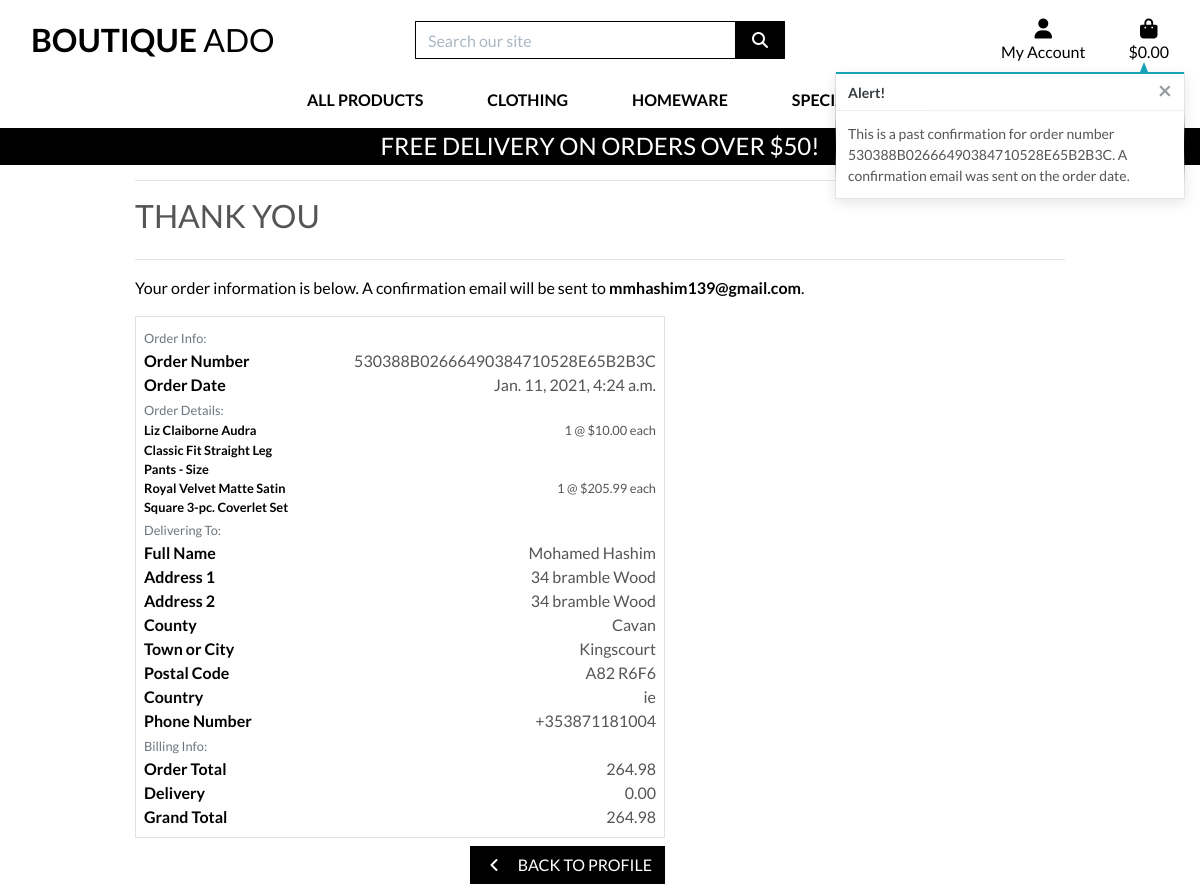
Before: /profile/order_history/530388B02666490384710528E65B2B3C with the older database file.
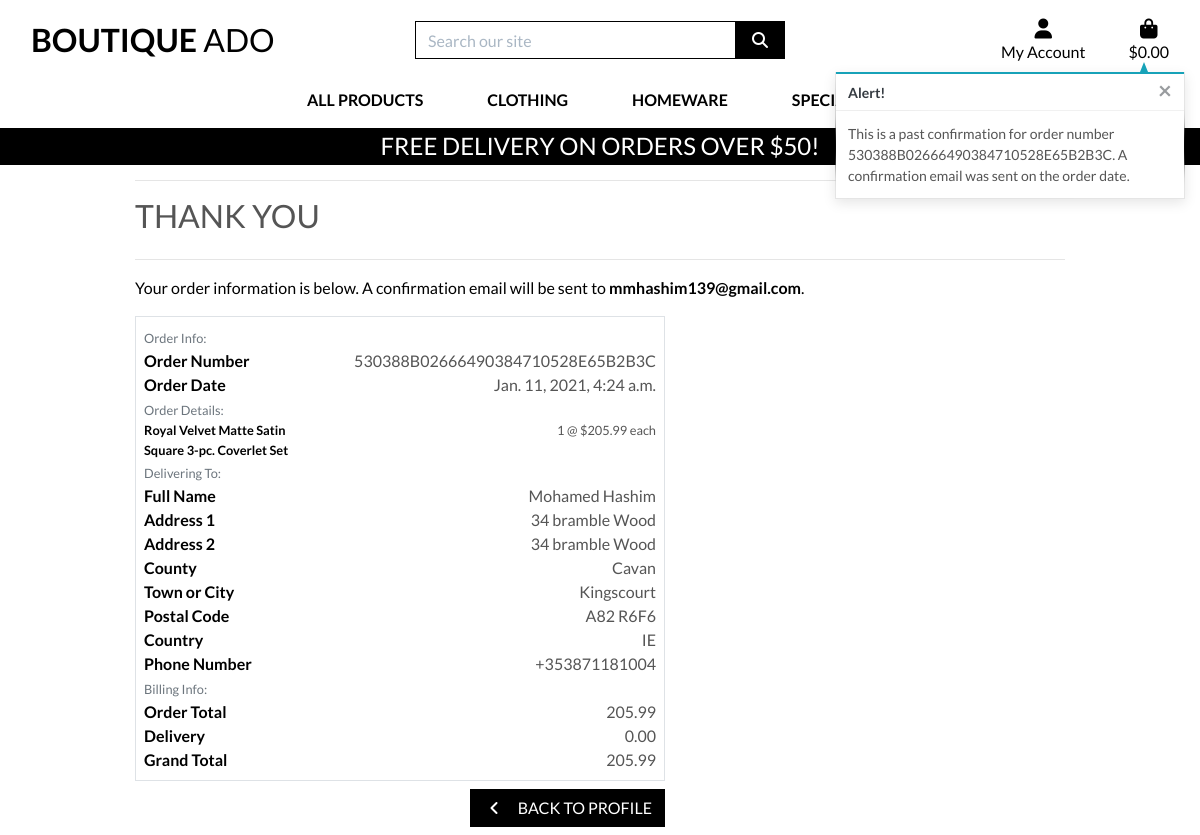
After: the same page with the newer database file.
### checkout/models.py (models this page shows, shortened)
class OrderLineItem(models.Model):
    order = models.ForeignKey(Order, null=False, blank=False, on_delete=models.CASCADE, related_name='lineitems')
    product = models.ForeignKey(Product, null=False, blank=False, on_delete=models.CASCADE)
    product_size = models.CharField(max_length=2, null=True, blank=True) # XS, S, M, L, XL
    quantity = models.IntegerField(null=False, blank=False, default=0)
    lineitem_total = models.DecimalField(max_digits=6, decimal_places=2, null=False, blank=False, editable=False)

class Order(models.Model):
    order_number = models.CharField(max_length=32, null=False, editable=False)
    user_profile = models.ForeignKey(UserProfile, on_delete=models.SET_NULL,
                                     null=True, blank=True, related_name='orders')
    full_name = models.CharField(max_length=50, null=False, blank=False)
    email = models.EmailField(max_length=254, null=False, blank=False)
    phone_number = models.CharField(max_length=20, null=False, blank=False)
    country = CountryField(blank_label='Country *', null=False, blank=False)
    postcode = models.CharField(max_length=20, null=True, blank=True)
    town_or_city = models.CharField(max_length=40, null=False, blank=False)
    street_address1 = models.CharField(max_length=80, null=False, blank=False)
    street_address2 = models.CharField(max_length=80, null=True, blank=True)
    county = models.CharField(max_length=80, null=True, blank=True)
    date = models.DateTimeField(auto_now_add=True)
    delivery_cost = models.DecimalField(max_digits=6, decimal_places=2, null=False, default=0)
    order_total = models.DecimalField(max_digits=10, decimal_places=2, null=False, default=0)
    grand_total = models.DecimalField(max_digits=10, decimal_places=2, null=False, default=0)
    original_bag = models.TextField(null=False, blank=False, default='')
    stripe_pid = models.CharField(max_length=254, null=False, blank=False, default='')

### products/models.py (models this page shows, shortened)
class Product(models.Model):
    category = models.ForeignKey('Category', null=True, blank=True, on_delete=models.SET_NULL)
    sku = models.CharField(max_length=254, null=True, blank=True)
    name = models.CharField(max_length=254)
    description = models.TextField()
    has_sizes = models.BooleanField(default=False, null=True, blank=True)
    price = models.DecimalField(max_digits=6, decimal_places=2)
    rating = models.DecimalField(max_digits=6, decimal_places=2, null=True, blank=True)
    image_url = models.URLField(max_length=1024, null=True, blank=True)
    image = models.ImageField(null=True, blank=True)

### profiles/views.py (the view)
# urls.py: path('order_history/<order_number>', views.order_history, name='order_history'),
def order_history(request, order_number):
    order = get_object_or_404(Order, order_number=order_number)
    messages.info(request, (
        f'This is a past confirmation for order number {order_number}. '
        'A confirmation email was sent on the order date.'
    ))
    template = 'checkout/checkout_success.html'
    context = {
        'order': order,
        'from_profile': True,
    }
    return render(request, template, context)

### bag/contexts.py (called while the page is built, shortened)
def bag_contents(request):
    bag_items = []
    total = 0
    product_count = 0
    bag = request.session.get('bag', {})
    if total < settings.FREE_DELIVERY_THRESHOLD:
        delivery = total * Decimal(settings.STANDARD_DELIVERY_PERCENTAGE / 100)
        free_delivery_delta = settings.FREE_DELIVERY_THRESHOLD - total
    else:
        delivery = 0
        free_delivery_delta = 0
    grand_total = delivery + total
    context = {
        'bag_items': bag_items,
        'total': total,
        'product_count': product_count,
        'delivery': delivery,
        'free_delivery_delta': free_delivery_delta,
        'free_delivery_threshold': settings.FREE_DELIVERY_THRESHOLD,
        'grand_total': grand_total,
    }
    return context

### checkout/templates/checkout/checkout_success.html (shortened to what the changed rows need)
{% extends "base.html" %}
{% load static %}
{% block extra_css %}
    <link rel="stylesheet" href="{% static 'checkout/css/checkout.css' %}">
{% endblock %}
{% block content %}
    <div class="container">
        <div class="row">
            <div class="col">
                <h2 class="logo-font mb-4">Thank You</h2>
                <p class="text-black">Your order information is below. A confirmation email will be sent to <strong>{{ order.email }}</strong>.</p>
            </div>
        </div>
        <div class="row">
            <div class="col-12 col-lg-7">
                <div class="order-confirmation-wrapper p-2 border">
                    <div class="row">
                        <div class="col-12 col-md-8 text-md-right">
                            <p class="mb-0">{{ order.order_number }}</p>
                        </div>
                    </div>
                    <div class="row">
                        <div class="col-12 col-md-8 text-md-right">
                            <p class="mb-0">{{ order.date }}</p>
                        </div>
                    </div>
                    {% for item in order.lineitems.all %}
                    <div class="row">
                        <div class="col-12 col-md-4">
                            <p class="small mb-0 text-black font-weight-bold">
                                {{ item.product.name }}{% if item.product_size %} - Size {{ item.product.size|upper }}{% endif %}
                            </p>
                        </div>
                        <div class="col-12 col-md-8 text-md-right">
                            <p class="small mb-0">{{ item.quantity }} @ ${{ item.product.price }} each</p>
                        </div>
                    </div>
                    {% endfor %}
                    <div class="row">
                        <div class="col-12 col-md-8 text-md-right">
                            <p class="mb-0">{{ order.full_name }}</p>
                        </div>
                    </div>
                    <div class="row">
                        <div class="col-12 col-md-8 text-md-right">
                            <p class="mb-0">{{ order.street_address1 }}</p>
                        </div>
                    </div>
                    {% if order.street_address2 %}
                    <div class="row">
                        <div class="col-12 col-md-4">
                            <p class="mb-0 text-black font-weight-bold">Address 2</p>
                        </div>
                        <div class="col-12 col-md-8 text-md-right">
                            <p class="mb-0">{{ order.street_address1 }}</p>
                        </div>
                    </div>
                    {% endif %}
                    {% if order.county %}
                    <div class="row">
                        <div class="col-12 col-md-4">
                            <p class="mb-0 text-black font-weight-bold">County</p>
                        </div>
                        <div class="col-12 col-md-8 text-md-right">
                            <p class="mb-0">{{ order.county }}</p>
                        </div>
                    </div>
                    {% endif %}
                    <div class="row">
                        <div class="col-12 col-md-8 text-md-right">
                            <p class="mb-0">{{ order.town_or_city }}</p>
                        </div>
                    </div>
                    {% if order.postcode %}
                    <div class="row">
                        <div class="col-12 col-md-4">
                            <p class="mb-0 text-black font-weight-bold">Postal Code</p>
                        </div>
                        <div class="col-12 col-md-8 text-md-right">
                            <p class="mb-0">{{ order.postcode }}</p>
                        </div>
                    </div>
                    {% endif %}
                    <div class="row">
                        <div class="col-12 col-md-8 text-md-right">
                            <p class="mb-0">{{ order.country }}</p>
                        </div>
                    </div>
                    <div class="row">
                        <div class="col-12 col-md-8 text-md-right">
                            <p class="mb-0">{{ order.phone_number }}</p>
                        </div>
                    </div>
                    <div class="row">
                        <div class="col-12 col-md-8 text-md-right">
                            <p class="mb-0">{{ order.order_total }}</p>
                        </div>
                    </div>
                    <div class="row">
                        <div class="col-12 col-md-8 text-md-right">
                            <p class="mb-0">{{ order.delivery_cost }}</p>
                        </div>
                    </div>
                    <div class="row">
                        <div class="col-12 col-md-8 text-md-right">
                            <p class="mb-0">{{ order.grand_total }}</p>
                        </div>
                    </div>
                </div>
            </div>
        </div>
    </div>
{% endblock %}

Changed rows visible on the page:
removed OrderLineItem: product.name "Liz Claiborne Audra Classic Fit Straight Leg Pants", quantity "1", product.price "10.00"
changed Order "mmhashim139@gmail.com": country "ie" → "IE"; order_total "264.98" → "205.99"; grand_total "264.98" → "205.99"
